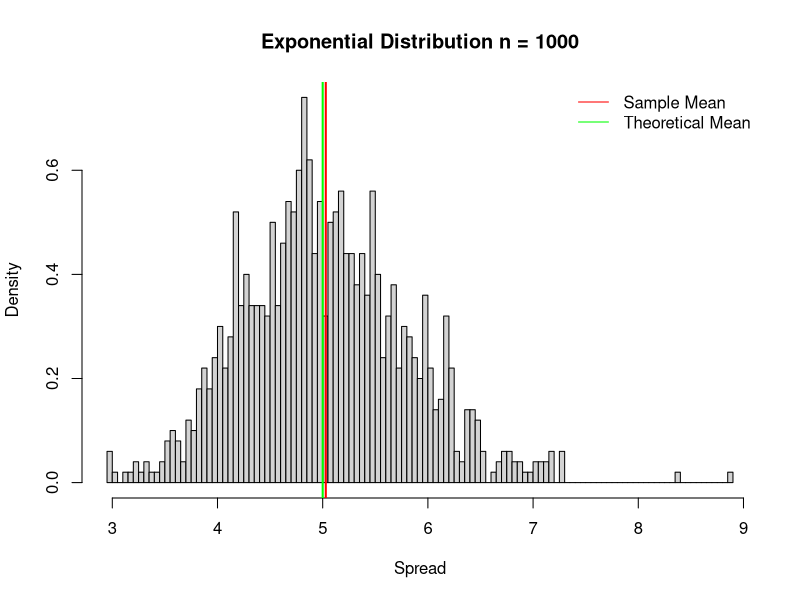
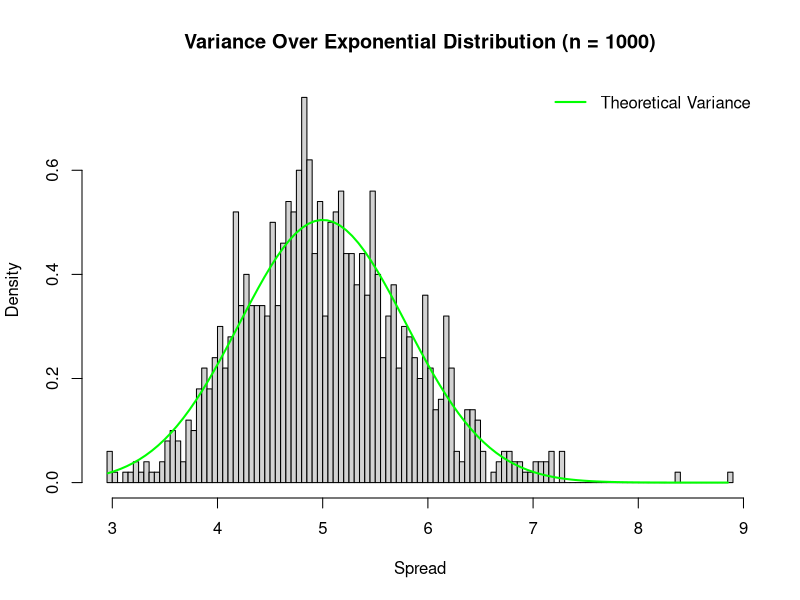
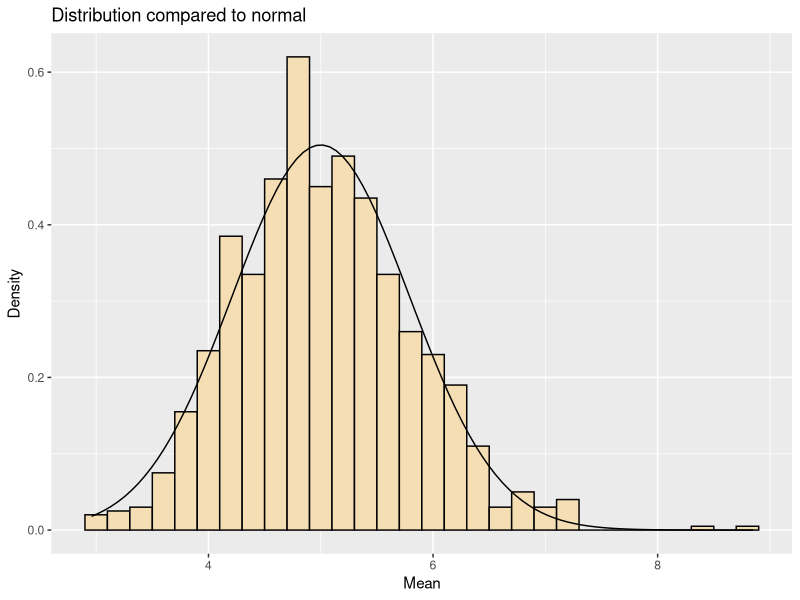

These charts were generated, in order, by the following R code:
## ---- chunk 1
knitr::opts_chunk$set(echo = TRUE)
## ---- chunk 2
library(ggplot2)
set.seed(2000)
lambda <- 0.2
exp <- 40
sim <- data.frame(Mean=numeric(0))
## ---- chunk 3
for (i in 1:1000) { sim <- rbind(sim, mean(rexp(exp, lambda))) }
names(sim) <- "Mean"
## ---- chunk 4
sampleMean <- mean(sim$Mean)
print(sprintf("The sample mean converged to: %f", sampleMean))
## ---- chunk 5
theoreticalMean <- lambda^-1
print(sprintf("The theoretical mean converged to: %f", theoreticalMean))
## ---- chunk 6
abs(sampleMean-theoreticalMean)
## ---- chunk 7
hist(sim$Mean, 
     breaks = 100, 
     prob = TRUE, 
     main="Exponential Distribution n = 1000", 
     xlab="Spread")
     abline(v = sampleMean,col="red",lwd = 2)
     abline(v = theoreticalMean,col="green",lwd = 2)

     legend('topright', c("Sample Mean", "Theoretical Mean"), 
            bty = "n", lty = c(1,1), col = c(col = "red", col = "green"))
## ---- chunk 8
sampleVariance <- var(sim$Mean)
print(sprintf("The sample variance: %f", sampleVariance))
## ---- chunk 9
theoreticalVariance <- (lambda * sqrt(exp))^-2
print(sprintf("The theoretical variance: %f", theoreticalVariance))
## ---- chunk 10
abs(sampleVariance-theoreticalVariance)
## ---- chunk 11
  hist(sim$Mean, 
        breaks = 100, 
        prob = TRUE, 
        main = "Variance Over Exponential Distribution (n = 1000)", 
        xlab = "Spread")
        xfit <- seq(min(sim$Mean), max(sim$Mean), length = 100)
        yfit <- dnorm(xfit, mean = 1/lambda, sd = (1/lambda/sqrt(40)))
        lines(xfit, yfit, pch = 22, col = "green", lwd = 2)
        legend('topright', c("Theoretical Variance"), 
        lty = 1,lwd = 2, bty = "n", col = "green")
## ---- chunk 12
ggplot(data.frame(y=sim$Mean), aes(x=y)) + 
  geom_histogram(aes(y=..density..), binwidth=0.2, fill="wheat", color="black") +
  stat_function(fun=dnorm, args=list(mean=lambda^-1, sd=(lambda*sqrt(exp))^-1)) +
  labs(title="Distribution compared to normal", x="Mean", y="Density")
